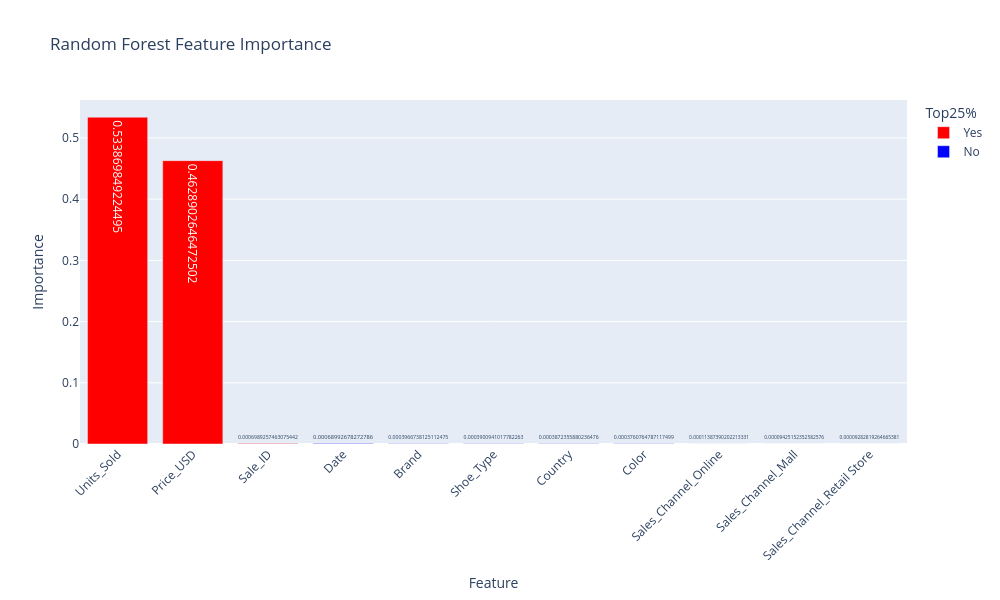

Notebook source saved alongside this figure:
### Code cell
fig = px.bar(
    feat_df,
    x='Feature',
    y='Importance',
    color='Top25%',
    color_discrete_map={'Yes': 'red', 'No': 'blue'},
    text='Importance',
    title='Random Forest Feature Importance'
)

fig.update_layout(
    xaxis_tickangle=-45,
    width=1000,
    height=600
)

fig.show()

### Figure 1 — Plotly figure (JSON) as saved in the notebook; plotly's stock layout.template omitted (floating-point values rounded to 4 significant figures)
{"data": [{"hovertemplate": "Top25%=Yes<br>Feature=%{x}<br>Importance=%{text}<extra></extra>", "legendgroup": "Yes", "marker": {"color": "red", "pattern": {"shape": ""}}, "name": "Yes", "orientation": "v", "showlegend": true, "text": [0.5339, 0.4629, 0.0006989], "textposition": "auto", "type": "bar", "x": ["Units_Sold", "Price_USD", "Sale_ID"], "xaxis": "x", "y": [0.5339, 0.4629, 0.0006989], "yaxis": "y"}, {"hovertemplate": "Top25%=No<br>Feature=%{x}<br>Importance=%{text}<extra></extra>", "legendgroup": "No", "marker": {"color": "blue", "pattern": {"shape": ""}}, "name": "No", "orientation": "v", "showlegend": true, "text": [0.0006899, 0.0003967, 0.0003901, 0.0003872, 0.0003761, 0.0001139, 9.425e-05, 9.283e-05], "textposition": "auto", "type": "bar", "x": ["Date", "Brand", "Shoe_Type", "Country", "Color", "Sales_Channel_Online", "Sales_Channel_Mall", "Sales_Channel_Retail Store"], "xaxis": "x", "y": [0.0006899, 0.0003967, 0.0003901, 0.0003872, 0.0003761, 0.0001139, 9.425e-05, 9.283e-05], "yaxis": "y"}], "layout": {"barmode": "relative", "height": 600, "legend": {"title": {"text": "Top25%"}, "tracegroupgap": 0}, "title": {"text": "Random Forest Feature Importance"}, "width": 1000, "xaxis": {"anchor": "y", "domain": [0, 1], "tickangle": -45, "title": {"text": "Feature"}}, "yaxis": {"anchor": "x", "domain": [0, 1], "title": {"text": "Importance"}}}}
